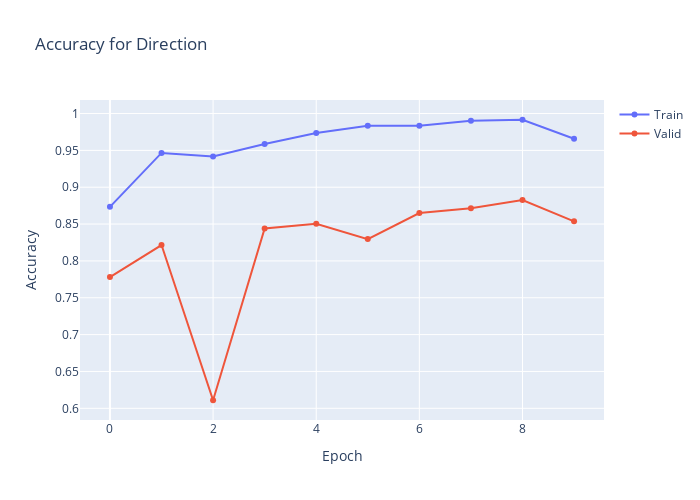

The notebook cell this image was saved under:
### Code cell
import plotly.graph_objects as go
plt.clf()
fig = go.Figure()
fig.add_trace(go.Scatter(
                    y=dir_model_history.history['accuracy'],
                    name='Train'))
fig.add_trace(go.Scatter(
                    y=dir_model_history.history['val_accuracy'],
                    name='Valid'))
fig.update_layout(height=500, 
                  width=700,
                  title='Accuracy for Direction',
                  xaxis_title='Epoch',
                  yaxis_title='Accuracy')
fig.show()

### Figure 1 — Plotly figure (JSON) as saved in the notebook; plotly's stock layout.template omitted (floating-point values rounded to 4 significant figures)
{"data": [{"name": "Train", "type": "scatter", "y": [0.8734, 0.9465, 0.9417, 0.9586, 0.9735, 0.9835, 0.9835, 0.9904, 0.9916, 0.9658]}, {"name": "Valid", "type": "scatter", "y": [0.7781, 0.8215, 0.6109, 0.8441, 0.8505, 0.8296, 0.865, 0.8714, 0.8826, 0.8537]}], "layout": {"height": 500, "title": {"text": "Accuracy for Direction"}, "width": 700, "xaxis": {"title": {"text": "Epoch"}}, "yaxis": {"title": {"text": "Accuracy"}}}}
